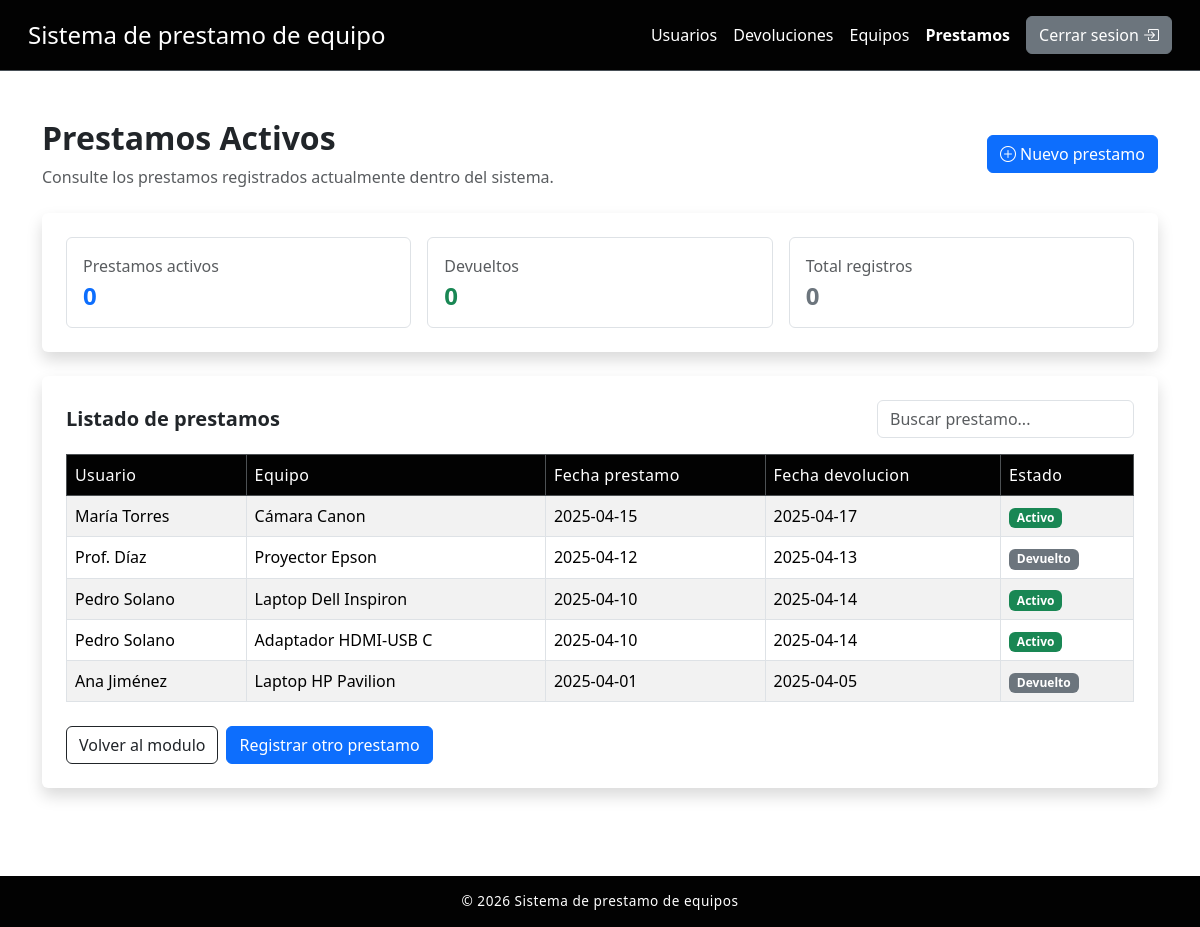
Page /index.php?action=mis_prestamos on the committed database.
### tables this page shows
CREATE TABLE Prestamos (
    id_prestamo    INT          NOT NULL AUTO_INCREMENT,
    id_usuario     INT          NOT NULL,
    fecha_prestamo DATE         NOT NULL,
    fecha_devo_esti DATE        NOT NULL,
    fecha_devo_real DATE,
    estado         VARCHAR(50)  NOT NULL DEFAULT 'activo',
    PRIMARY KEY (id_prestamo),
    CONSTRAINT fk_prestamo_usuario FOREIGN KEY (id_usuario)
        REFERENCES Usuarios (id_usuarios)
);

CREATE TABLE Usuarios (
    id_usuarios  INT          NOT NULL AUTO_INCREMENT,
    nombre       VARCHAR(50)  NOT NULL,
    cedula       VARCHAR(20)  NOT NULL UNIQUE,
    email        VARCHAR(50)  NOT NULL UNIQUE,
    telefono     VARCHAR(50),
    tipo_usuario VARCHAR(20)  NOT NULL,   
    estado       VARCHAR(50)  NOT NULL DEFAULT 'activo',
    PRIMARY KEY (id_usuarios)
);

CREATE TABLE Equipos_Inventario (
    id_equipo         INT          NOT NULL AUTO_INCREMENT,
    codigo_inventario VARCHAR(50)  NOT NULL UNIQUE,
    nombre            VARCHAR(50)  NOT NULL,
    marca             VARCHAR(50),
    marcamodelo       VARCHAR(50),
    id_categoria      INT          NOT NULL,
    estado            VARCHAR(50)  NOT NULL DEFAULT 'disponible',
    PRIMARY KEY (id_equipo),
    CONSTRAINT fk_equipo_categoria FOREIGN KEY (id_categoria)
        REFERENCES Categoria (id_categoria)
);

### controllers/PrestamoController.php (called while the page is built, shortened)
<?php
require_once __DIR__ . '/../models/PrestamoModel.php';
class PrestamoController {
    private $model;
    public function __construct() {
        $this->model = new PrestamoModel();
    }
    public function misPrestamos() {
        $prestamos = $this->model->obtenerTodos();
        require_once __DIR__ . '/../views/mis_prestamos.php';
    }
}

### config/database.php (called while the page is built, shortened)
<?php
class Database
{
    private $host = "db";
    private $db = "prestamos_db";
    private $user = "appuser";
    private $pass = "apppass";
    public function connect()
    {
        $conn = new mysqli(
            $this->host,
            $this->user,
            $this->pass,
            $this->db
        );
        return $conn;
    }
}

### models/PrestamoModel.php (called while the page is built, shortened)
<?php
require_once __DIR__ . '/../config/database.php';
class PrestamoModel {
    private $conn;
    public function __construct() {
        $db = new Database();
        $this->conn = $db->connect();
    }
    public function obtenerTodos() {
        $sql = "SELECT p.id_prestamo, u.nombre AS usuario, e.nombre AS equipo,
                       p.fecha_prestamo, p.fecha_devo_esti, p.estado
                FROM Prestamos p
                INNER JOIN Usuarios u ON p.id_usuario = u.id_usuarios
                INNER JOIN Detalle_Prestamo dp ON dp.id_prestamo = p.id_prestamo
                INNER JOIN Equipos_Inventario e ON dp.id_equipo = e.id_equipo
                ORDER BY p.fecha_prestamo DESC";
        $result = $this->conn->query($sql);
        return $result->fetch_all(MYSQLI_ASSOC);
    }
}

### views/mis_prestamos.php (the view, shortened to what this page needs)
<!DOCTYPE html>
<html lang="es">
<head>
    <link rel="stylesheet" href="../css/mis_prestamos.css">
    <link rel="stylesheet" href="https://cdn.jsdelivr.net/npm/bootstrap-icons@1.11.3/font/bootstrap-icons.css">
    <link href="https://cdn.jsdelivr.net/npm/bootstrap@5.3.2/dist/css/bootstrap.min.css" rel="stylesheet">
</head>
<body>
    <header>
        <nav class="navbar bg-dark border-bottom border-body p-3" data-bs-theme="dark">
            <div class="container-fluid d-flex justify-content-between align-items-center">
                <h1 class="h4 text-white m-0">Sistema de prestamo de equipo</h1>
                <ul id="nav-menu" class="d-flex align-items-center list-unstyled m-0 gap-3">
                    <li><a href="index.php?action=usuarios" class="nav-link text-white">Usuarios</a></li>
                    <li><a href="index.php?action=devoluciones" class="nav-link text-white">Devoluciones</a></li>
                    <li><a href="index.php?action=equipos" class="nav-link text-white">Equipos</a></li>
                    <li><a href="index.php?action=prestamos" class="nav-link text-white fw-bold">Prestamos</a></li>
                    <li><a href="login.html" class="btn btn-secondary">Cerrar sesion <i class="bi bi-box-arrow-in-right"></i></a></li>
                </ul>
            </div>
        </nav>
    </header>
    <main class="container py-5">
        <section class="mb-4">
            <div class="row align-items-center g-3">
                <div class="col-md-8">
                    <h2 class="fw-bold mb-2">Prestamos Activos</h2>
                    <p class="text-muted mb-0">Consulte los prestamos registrados actualmente dentro del sistema.</p>
                </div>
                <div class="col-md-4 text-md-end">
                    <a href="index.php?action=solicitar" class="btn btn-primary">
                        <i class="bi bi-plus-circle"></i> Nuevo prestamo
                    </a>
                </div>
            </div>
        </section>
        <section class="mb-4">
            <div class="card shadow border-0">
                <div class="card-body p-4">
                    <div class="row g-3">
                        <div class="col-md-4">
                            <div class="border rounded p-3 h-100">
                                <p class="text-muted mb-1">Prestamos activos</p>
                                <h4 class="fw-bold mb-0 text-primary" id="contadorActivos">0</h4>
                            </div>
                        </div>
                        <div class="col-md-4">
                            <div class="border rounded p-3 h-100">
                                <p class="text-muted mb-1">Devueltos</p>
                                <h4 class="fw-bold mb-0 text-success" id="contadorDevueltos">0</h4>
                            </div>
                        </div>
                        <div class="col-md-4">
                            <div class="border rounded p-3 h-100">
                                <p class="text-muted mb-1">Total registros</p>
                                <h4 class="fw-bold mb-0 text-secondary" id="contadorTotal">0</h4>
                            </div>
                        </div>
                    </div>
                </div>
            </div>
        </section>
        <section>
            <div class="card shadow border-0">
                <div class="card-body p-4">
                    <div class="d-flex justify-content-between align-items-center mb-3 flex-wrap gap-2">
                        <h5 class="fw-bold mb-0">Listado de prestamos</h5>
                        <input type="text" id="buscador" class="form-control w-auto" placeholder="Buscar prestamo...">
                    </div>
                    <div class="table-responsive">
                        <table class="table table-striped table-bordered align-middle mb-0" id="tablaPrestamos">
                            <thead class="table-dark">
                                <tr>
                                    <th>Usuario</th>
                                    <th>Equipo</th>
                                    <th>Fecha prestamo</th>
                                    <th>Fecha devolucion</th>
                                    <th>Estado</th>
                                </tr>
                            </thead>
                            <tbody>
                                <?php if (empty($prestamos)): ?>
                                    <tr>
                                        <td colspan="5" class="text-center text-muted py-4">No hay prestamos registrados.</td>
                                    </tr>
                                <?php else: ?>
                                    <?php foreach ($prestamos as $p): ?>
                                        <tr>
                                            <td><?= htmlspecialchars($p['usuario']) ?></td>
                                            <td><?= htmlspecialchars($p['equipo']) ?></td>
                                            <td><?= $p['fecha_prestamo'] ?></td>
                                            <td><?= $p['fecha_devo_esti'] ?></td>
                                            <td>
                                                <?php if ($p['estado'] === 'activo'): ?>
                                                    <span class="badge bg-success">Activo</span>
                                                <?php elseif ($p['estado'] === 'devuelto'): ?>
                                                    <span class="badge bg-secondary">Devuelto</span>
                                                <?php else: ?>
                                                    <span class="badge bg-warning text-dark">Por vencer</span>
                                                <?php endif; ?>
                                            </td>
                                        </tr>
                                    <?php endforeach; ?>
                                <?php endif; ?>
                            </tbody>
                        </table>
                    </div>
                    <div class="mt-4 d-flex gap-2 flex-wrap">
                        <a href="index.php?action=prestamos" class="btn btn-outline-dark">Volver al modulo</a>
                        <a href="index.php?action=solicitar" class="btn btn-primary">Registrar otro prestamo</a>
                    </div>
                </div>
            </div>
        </section>
    </main>
    <footer class="footer-custom">
        <p>&copy; 2026 Sistema de prestamo de equipos</p>
    </footer>

### public/css/mis_prestamos.css (style rules this page uses)
body { background-color: #f8f9fa; font-family: Arial, sans-serif; min-height: 100vh; display: flex; flex-direction: column; margin: 0; }
main { flex: 1; }
nav.navbar.bg-dark { background-color: #020202 !important; }
.navbar-brand, .nav-link { color: white !important; }
.nav-link { transition: color 0.3s ease; }
.card { border: none; border-radius: 16px; box-shadow: 0 4px 20px rgba(0, 0, 0, 0.08); }
.table thead.table-dark th { background-color: #020202; color: white; font-weight: 500; letter-spacing: 0.4px; }
.table tbody tr { transition: background-color 0.2s ease; }
.btn-primary, .btn-outline-dark, .btn-secondary { border-radius: 30px; }
footer { background-color: #020202; color: white; text-align: center; padding: 15px; margin-top: 40px; font-size: 0.85rem; letter-spacing: 0.5px; }
footer p { margin: 0; }

### rows in the picture
prestamos: id_usuario.nombre "María Torres", equipos_inventario.nombre "Cámara Canon", fecha_prestamo "2025-04-15", fecha_devo_esti "2025-04-17", estado "Activo"
prestamos: id_usuario.nombre "Prof. Díaz", equipos_inventario.nombre "Proyector Epson", fecha_prestamo "2025-04-12", fecha_devo_esti "2025-04-13", estado "Devuelto"
prestamos: id_usuario.nombre "Pedro Solano", equipos_inventario.nombre "Laptop Dell Inspiron", fecha_prestamo "2025-04-10", fecha_devo_esti "2025-04-14", estado "Activo", equipos_inventario.nombre "Adaptador HDMI-USB C"
prestamos: id_usuario.nombre "Ana Jiménez", equipos_inventario.nombre "Laptop HP Pavilion", fecha_prestamo "2025-04-01", fecha_devo_esti "2025-04-05", estado "Devuelto"
